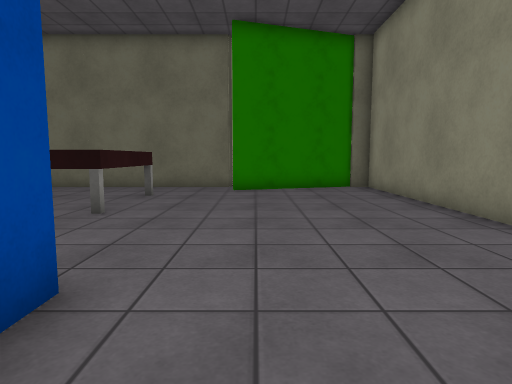
[1] (above)

16 first-person views from a walk through a scene from a Unity 3-D project. The camera is 1.2 m above the floor, tilts 6° down and sees 75° across. The floor is counted in squares, 1 m on a side. Each view is taken from the middle of a square. On the plan, view 1 faces up. The plan holds only what a view shows up to about 14 squares ahead; the rest is blank. The place goes on beyond the plan. The player character is not drawn. Some surface patterns are stand-ins.

[2]
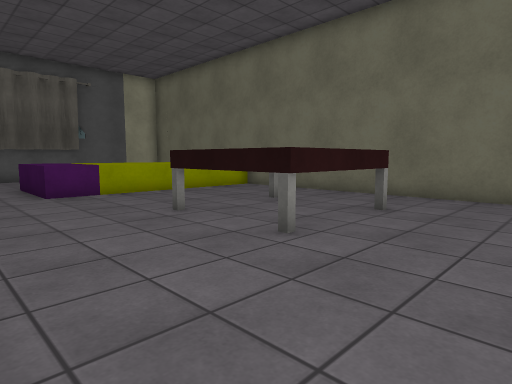

[3]
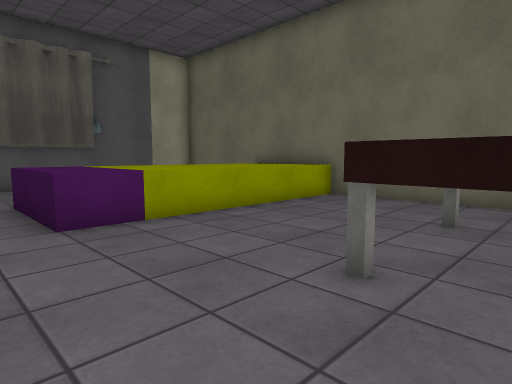

[4]
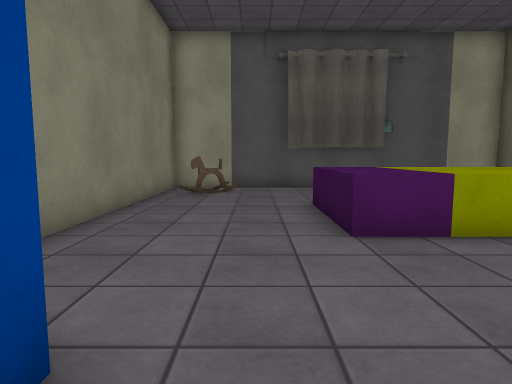

[5]
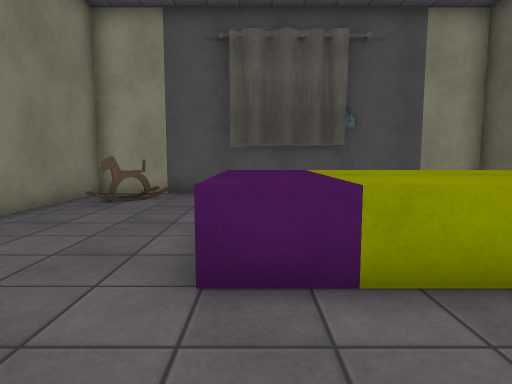

[6]
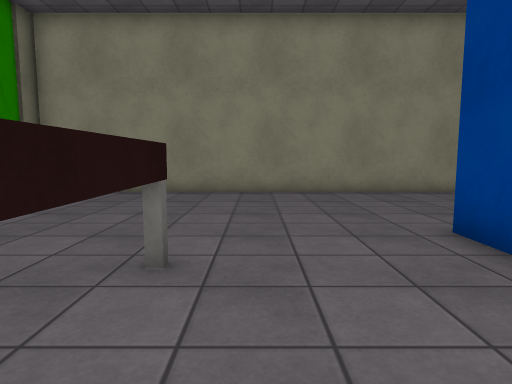

[7]
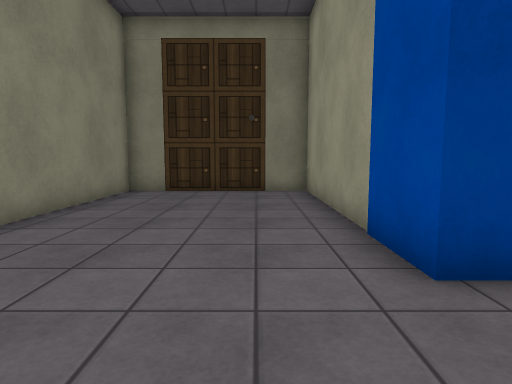

[8]
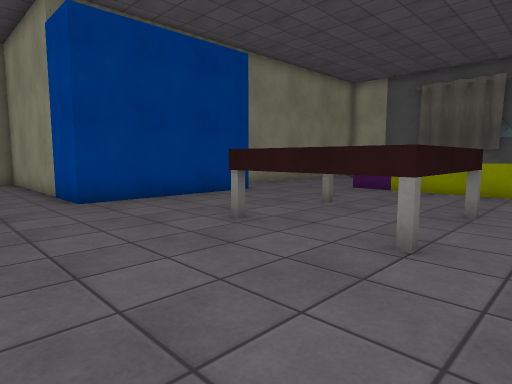

[9]
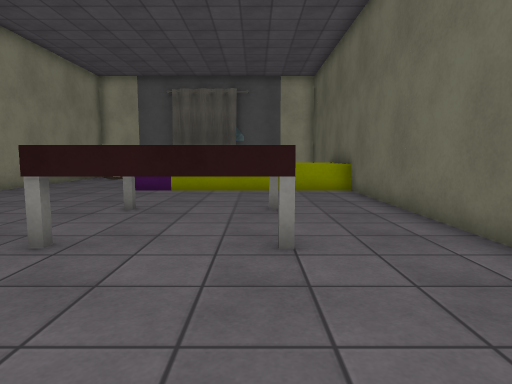

[10]
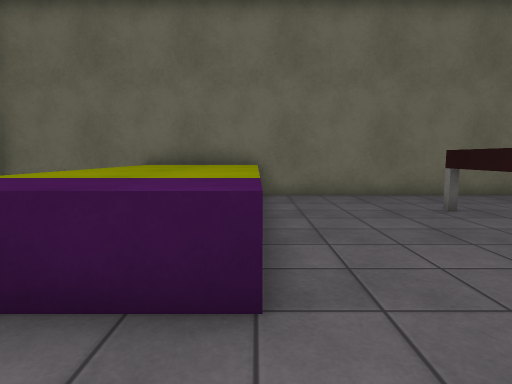

[11]
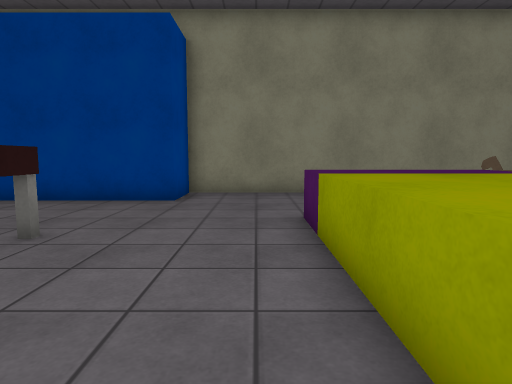

[12]
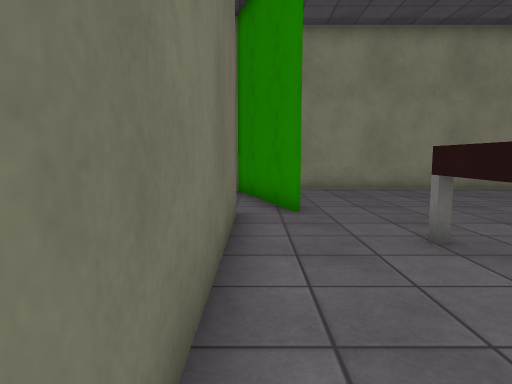

[13]
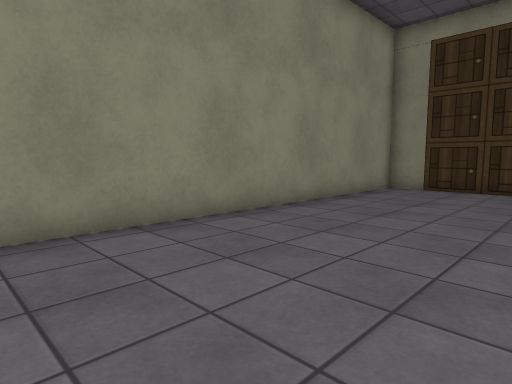

[14]
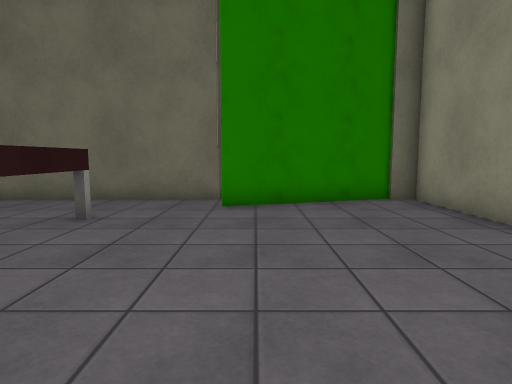

[15]
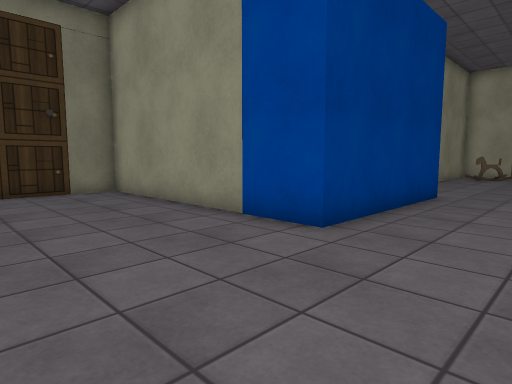

[16]
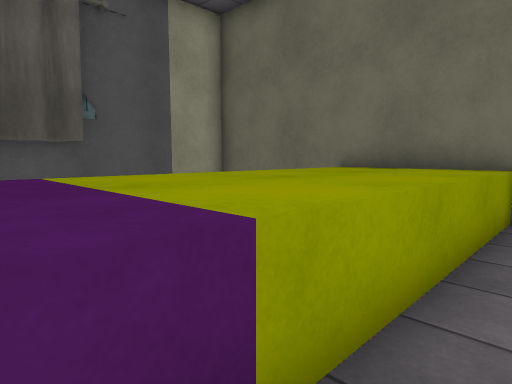

### Floor plan
Key: @ floor where view 1 was taken; # wall or solid block; . floor; ^ raised ledge; T table; O other object.
Columns run from 19 left of view 1 to 5 right of it. Each row starts with its distance up from view 1.
 14 ####################  ###
 13 #    ^^^^..........####.#
 12 #    ^^^^..........#....#
 11 #    ^^^^...............#
 10 #    ^^^^...TTTTT.......#
  9 #    ^^^^...T   T.......#
  8 #    ^^^^...T   T.......#
  7 #    ^^^^...TTTTT.......#
  6 #... ^^^^...............#
  5 #.......................#
  4 #.......................#
  3 #O..........######......#
  2 #.O........##    #......#
  1 ############     #......#
  0                  #.@....#
 -1                  #......#
 -2                  #......#
 -3                  #......#
 -4                  #......#
 -5                  #......#
 -6                  ########

Positions as (right, up) in squares from view 1, and headings:
1: (0, 0), facing up
2: (0, 3), facing up-left
3: (-5, 4), facing up-left
4: (-6, 4), facing left
5: (-8, 6), facing left
6: (-7, 6), facing right
7: (0, 6), facing down
8: (1, 12), facing down-left
9: (1, 10), facing left
10: (-11, 3), facing up
11: (-10, 12), facing down
12: (-8, 13), facing right
13: (-1, 7), facing down-right
14: (0, 4), facing up
15: (3, 6), facing down-left
16: (-10, 6), facing up-left
